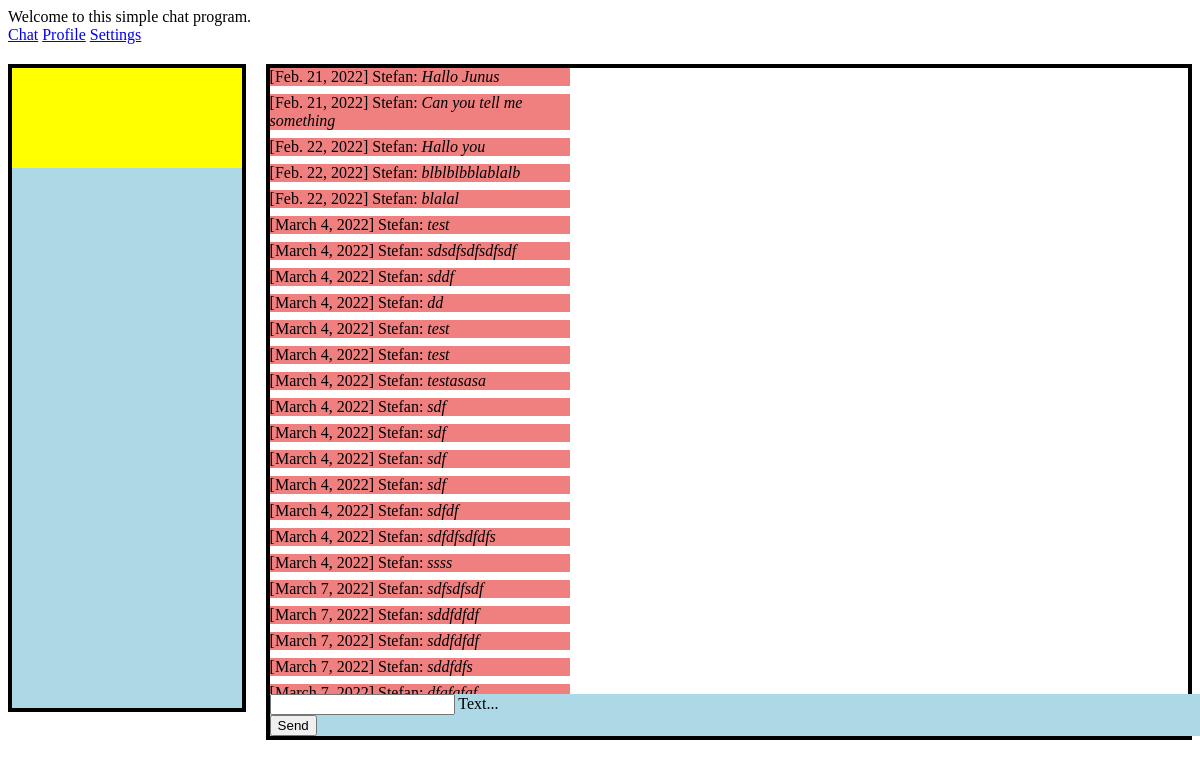
The app's page /chat/ (signed in), older data.
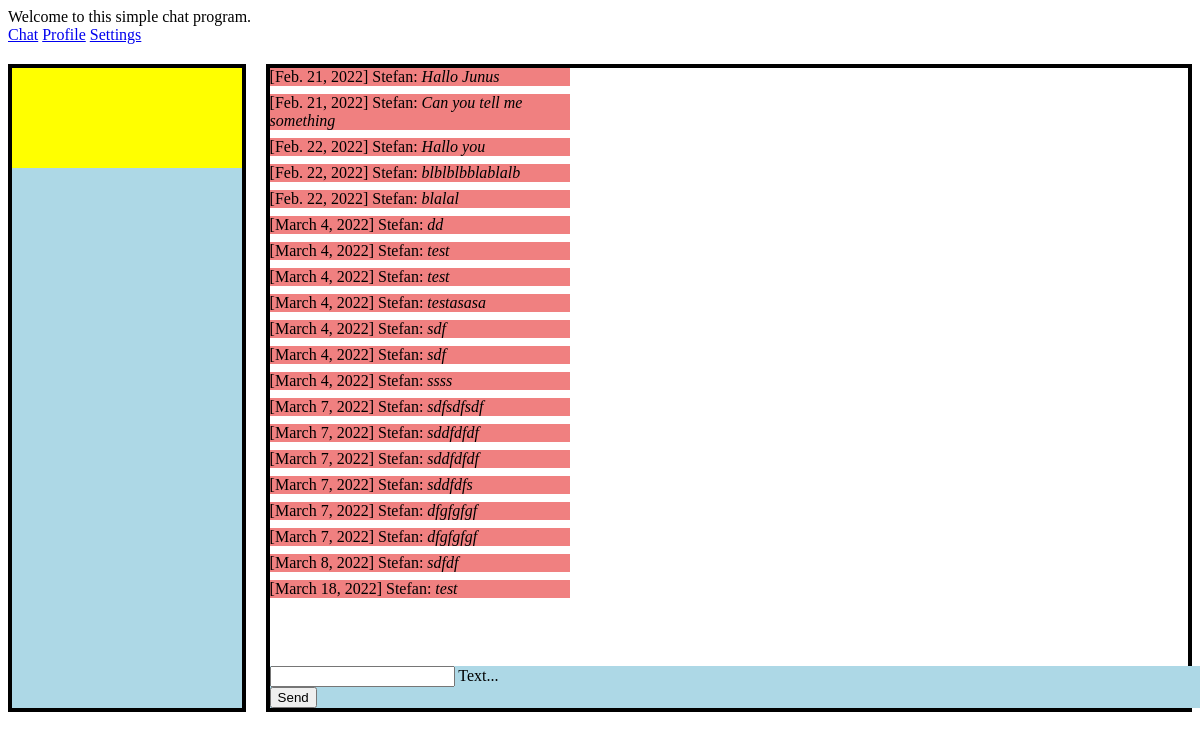
The same page, newer data.
### chat/models.py (models this page shows)
class Message(models.Model): #  class Message extends models.Model
    text = models.CharField(max_length=500) # <input type="text" maxlength="500">
    created_at = models.DateField(default=date.today)
    chat = models.ForeignKey(Chat, on_delete=models.CASCADE, related_name='chat_message_set', default=None, blank=True, null=True)
    author = models.ForeignKey(settings.AUTH_USER_MODEL, on_delete=models.CASCADE, related_name='author_message_set')
    receiver = models.ForeignKey(settings.AUTH_USER_MODEL, on_delete=models.CASCADE, related_name='receiver_message_set')

### chat/views.py (the view, shortened to what this page needs)
# urls.py: path('chat/', index),
@login_required(login_url='/login/')
def index(request):
    chatMessages = Message.objects.filter(chat__id=1)
    return render(request, 'chat/index.html', {'messages': chatMessages})

### chat/templates/chat/index.html (shortened to what this page needs)
{% extends "base.html" %}
{% block content %}
{% if request.user.is_authenticated %}
{% load static %}
<link rel="stylesheet" href="{% static 'css/chat.css' %}">
<div class="chat_page_container">
  <div class="chat_participant_container lightblue">
     <div class="chat_participant_box">
     </div>
  </div>
  <div class="chat_container">
    <div id="messageContainer">
      {% for message in messages %}
        {% if message.author == user %}
        <div class="message_line_right">
          <span>[{{ message.created_at }}]</span> {{ message.author.first_name }}: <i>{{message.text}}</i>
        </div>
        {% else %}
        <div class="message_line_left">
          <span>[{{ message.created_at }}]</span> {{ message.author.first_name }}: <i>{{message.text}}</i>
        </div>
        {% endif %}
      {% endfor %}
    </div>
    <form class="sendmessage_box lightblue" onsubmit="sendMessage(); return false;" method="post">
      <div class="mdl-textfield mdl-js-textfield mdl-textfield--floating-label">
        <input class="mdl-textfield__input" name="textmessage" type="text" id="messageField">
        <label class="mdl-textfield__label" for="messageField">Text...</label>
      </div>
      <button class="mdl-button mdl-js-button mdl-button--raised mdl-js-ripple-effect mdl-button--accent">
        Send
      </button>
    </form>
  </div>
</div>
{% else %}
<h1>Nicht eingeloggt</h1>
<p>Du bist aktull nicht eingeloggt. Bitte logge dich ein.<br> Bitte klicke <a href="/login/">hier</a>
</p>
{% endif %}
{% endblock %}

### templates/base.html (shortened to what this page needs)
<!DOCTYPE html>
<html lang="en">
<head>
    <link rel="stylesheet" href="https://code.getmdl.io/1.3.0/material.indigo-pink.min.css">
    {% load static %}
    <link rel="stylesheet" href="{% static 'css/style.css' %}">
</head>
<body>
    <div class="mdl-layout mdl-js-layout mdl-layout--fixed-header
        mdl-layout--fixed-tabs">
        <header class="mdl-layout__header">
            <div class="mdl-layout__header-row">
                <span class="mdl-layout-title">Welcome to this simple chat program.</span>
            </div>
            <div class="mdl-layout__tab-bar mdl-js-ripple-effect">
                <a href="/chat/" class="mdl-layout__tab is-active">Chat</a>
                <a href="/profile/" class="mdl-layout__tab">Profile</a>
                <a href="/settings/" class="mdl-layout__tab">Settings</a>
            </div>
        </header>
        <main class="mdl-layout__content">
            <section class="mdl-layout__tab-panel is-active" id="fixed-tab-1">
                <div>
                    <div>
                        {% block content %}
                        {% endblock %}
                    </div>
                </div>
            </section>
        </main>
    </div>
</body>
</html>

### static/css/chat.css (style rules this page uses)
.chat_page_container { padding-top: 20px; display: flex; }
.chat_participant_container { width: 20vw; height: 80vh; margin-right: 20px; border: 4px solid black; }
.chat_participant_box { height: 100px; width: 100%; background-color: yellow; }
.chat_container { border: 4px solid black; width: 80vw; position: relative; }
.message_line_right { width: 300px; margin-bottom: 8px; background-color: lightcoral; }
.sendmessage_box { position: absolute; bottom: 0; width: 80vw; }
.lightblue { background-color: lightblue; }

Row changes from the older to the newer data that the page shows:
removed Message: created_at "March 4, 2022", author.first_name "Stefan", text "test"
removed Message: created_at "March 4, 2022", author.first_name "Stefan", text "sdsdfsdfsdfsdf"
removed Message: created_at "March 4, 2022", author.first_name "Stefan", text "sddf"
removed Message: created_at "March 4, 2022", author.first_name "Stefan", text "sdf"
removed Message: created_at "March 4, 2022", author.first_name "Stefan", text "sdf"
removed Message: created_at "March 4, 2022", author.first_name "Stefan", text "sdfdf"
removed Message: created_at "March 4, 2022", author.first_name "Stefan", text "sdfdfsdfdfs"
now on this page (row unchanged): Message: created_at "March 7, 2022", author.first_name "Stefan", text "dfgfgfgf"
added Message: created_at "March 8, 2022", author.first_name "Stefan", text "sdfdf"
added Message: created_at "March 18, 2022", author.first_name "Stefan", text "test"
